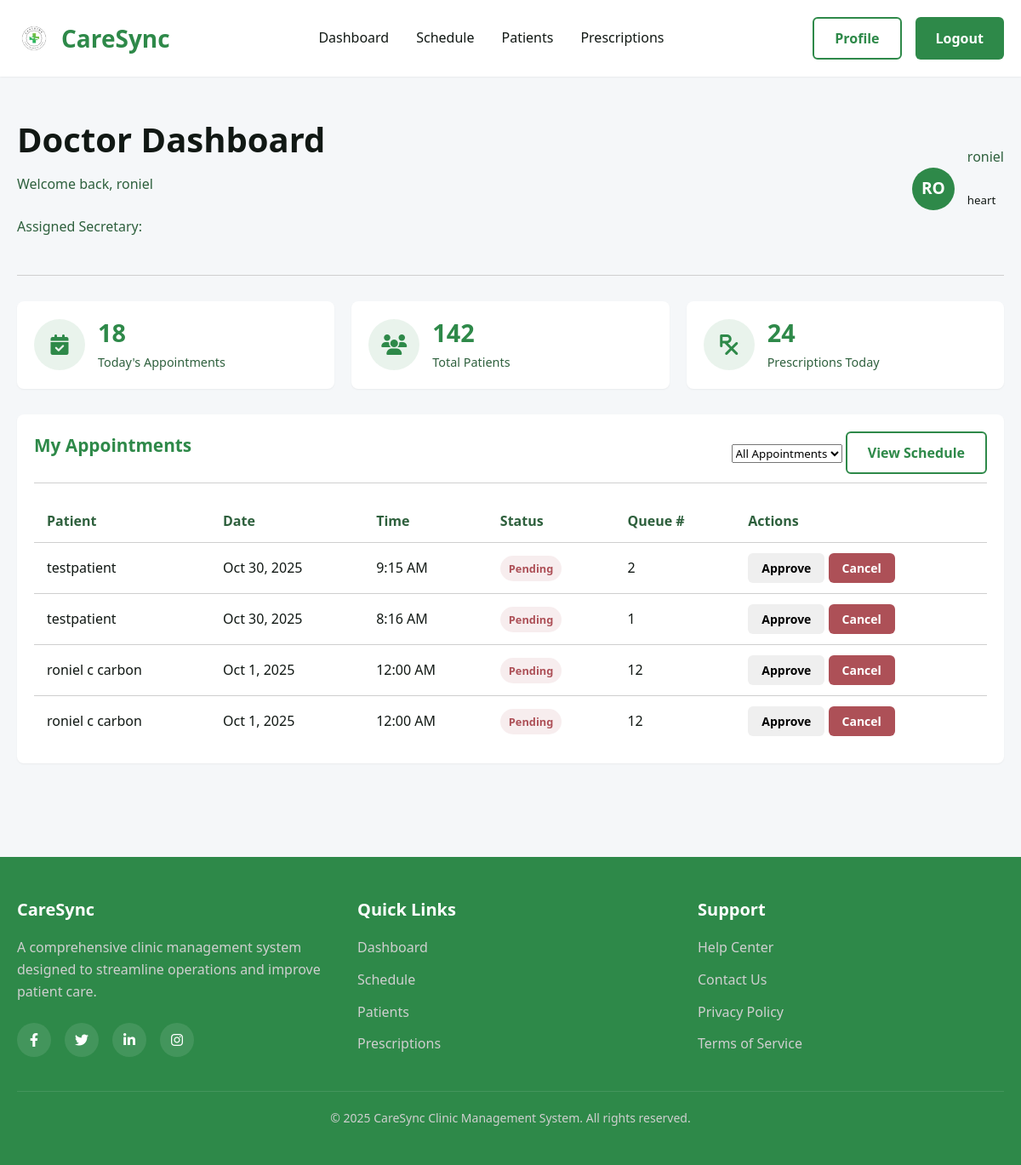
The app's page /views/doctor/Doctor_Dashboard1.php (signed in), older data.
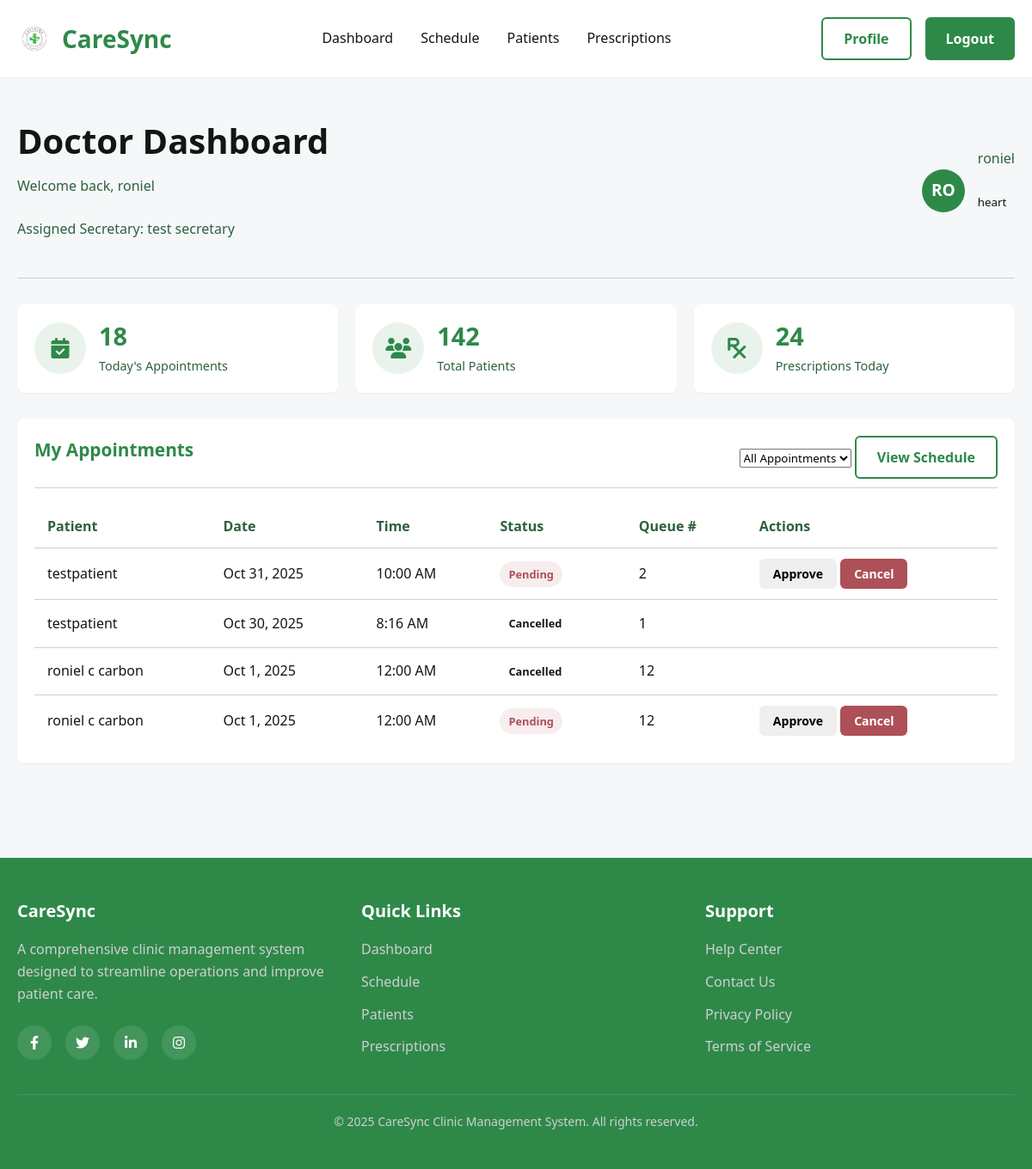
The same page, newer data.
### tables this page shows
CREATE TABLE `doctors` (
  `doctor_id` int(11) NOT NULL,
  `user_id` int(11) NOT NULL,
  `assigned_secretary_id` int(11) DEFAULT NULL,
  `phone` varchar(20) DEFAULT NULL,
  `address` varchar(255) DEFAULT NULL,
  `license_no` varchar(50) NOT NULL,
  `specialization` varchar(100) DEFAULT NULL,
  `years_experience` int(11) DEFAULT NULL,
  `clinic_room` varchar(50) DEFAULT NULL,
  `status` enum('active','inactive') NOT NULL DEFAULT 'active'
);

CREATE TABLE `users` (
  `id` int(11) NOT NULL,
  `name` varchar(100) NOT NULL,
  `email` varchar(100) NOT NULL,
  `password` varchar(255) NOT NULL,
  `role` enum('patient','doctor','secretary','admin') NOT NULL,
  `is_active` tinyint(1) DEFAULT 1,
  `created_at` timestamp NOT NULL DEFAULT current_timestamp()
);

CREATE TABLE `appointments` (
  `appointment_id` int(11) NOT NULL,
  `patient_id` int(11) NOT NULL,
  `doctor_id` int(11) NOT NULL,
  `appointment_date` date NOT NULL,
  `appointment_time` time NOT NULL,
  `status` enum('pending','approved','completed','cancelled') DEFAULT 'pending',
  `reason` text DEFAULT NULL,
  `diagnosis` text DEFAULT NULL,
  `notes` text DEFAULT NULL,
  `queue_number` int(11) DEFAULT NULL,
  `created_at` timestamp NOT NULL DEFAULT current_timestamp(),
  `updated_at` timestamp NOT NULL DEFAULT current_timestamp() ON UPDATE current_timestamp()
);

### controllers/appointment/AppointmentController.php (called while the page is built, shortened)
<?php
require_once __DIR__ . '/../../config/db_connect.php';
require_once __DIR__ . '/../../model/AppointmentsModel.php';
require_once __DIR__ . '/../../model/DoctorModel.php';
class AppointmentController {
     private $appointmentsModel;
    private $doctorModel;
    public function __construct($conn) {
        $this->appointmentsModel = new AppointmentsModel($conn);
        $this->doctorModel = new DoctorModel($conn);
    }
    public function getDoctorAppointments() {
        try {
            $userId = $_SESSION['user_id'] ?? null;
            $doctor = $this->doctorModel->getDoctorByUserId($userId);
            $appointments = $this->appointmentsModel->getDoctorAppointments($doctor['doctor_id']);
            return [
                'success' => true,
                'appointments' => $appointments
            ];
        } catch (Exception $e) {
            return [
                'success' => false,
                'message' => 'Error fetching appointments: ' . $e->getMessage()
            ];
        }
    }
}
?>

### model/DoctorModel.php (called while the page is built, shortened)
<?php
class DoctorModel {
    private $conn;
    public function __construct($conn) {
        $this->conn = $conn;
    }
    public function getDoctorByUserId($user_id) {
        $sql = "
           SELECT
                u.id,
                u.name,
                u.email,
                u.role,
                d.doctor_id,
                d.phone,
                d.address,
                d.license_no,
                d.specialization,
                d.years_experience,
                d.assigned_secretary_id,
                su.name AS secretary_name
            FROM users u
            JOIN doctors d
                ON u.id = d.user_id
            LEFT JOIN secretaries s
                ON d.assigned_secretary_id = s.secretary_id
            LEFT JOIN users su
                ON s.user_id = su.id
            WHERE u.id = ?;
        ";
        $stmt = $this->conn->prepare($sql);
        $stmt->bind_param("i", $user_id);
        $stmt->execute();
        $result = $stmt->get_result();
        return $result->fetch_assoc();
    }
}
?>

### model/AppointmentsModel.php (called while the page is built, shortened)
<?php
class appointmentsModel{
    private $conn;
    public function __construct($conn){
        $this->conn = $conn;
    }
    public function getDoctorAppointments($doctorId) {
        $sql = "SELECT
                    a.appointment_id,
                    a.patient_id,
                    a.doctor_id,
                    a.appointment_date,
                    a.appointment_time,
                    a.status,
                    a.reason,
                    a.queue_number,
                    p.patient_id,
                    u.name as patient_name,
                    d.doctor_id,
                    du.name as doctor_name
                FROM appointments a
                JOIN patients p ON a.patient_id = p.patient_id
                JOIN users u ON p.user_id = u.id
                JOIN doctors d ON a.doctor_id = d.doctor_id
                JOIN users du ON d.user_id = du.id
                WHERE a.doctor_id = ?
                ORDER BY a.appointment_date DESC, a.appointment_time DESC";
        $stmt = $this->conn->prepare($sql);
        if ($stmt) {
            $stmt->bind_param("i", $doctorId);
            $stmt->execute();
            $result = $stmt->get_result();
            $appointments = [];
            while ($row = $result->fetch_assoc()) {
                $appointments[] = $row;
            }
            return $appointments;
        } else {
            throw new Exception("Failed to prepare statement: " . $this->conn->error);
        }
    }
}
?>

### views/doctor/Doctor_DashBoard1.php (the view, shortened to what this page needs)
<?php
require_once __DIR__ . '/../../controllers/admin/DoctorController.php';
require_once '../../controllers/appointment/AppointmentController.php';
$doctorId = intval($_SESSION['user_id']);
$doctorController = new DoctorController($conn);
$doctor = $doctorController->getDoctorData($doctorId);
$appointmentController = new AppointmentController($conn);
$appointmentsData = $appointmentController->getDoctorAppointments();
$todaysAppointments = $appointmentsData['success'] ? $appointmentsData['appointments'] : [];
?>
<!DOCTYPE html>
<html lang="en">
<head>
    <link rel="stylesheet" href="https://cdnjs.cloudflare.com/ajax/libs/font-awesome/6.4.0/css/all.min.css">
</head>
<body>
    <header>
        <div class="container">
            <div class="header-content">
                <a href="#" class="logo" onclick="showPage('dashboard')">
                    <img src="../../assets/images/3.png" alt="CareSync Logo" class="logo-image">
                    <span>CareSync</span>
                </a>
                <nav class="nav-links">
                    <a onclick="showPage('dashboard')">Dashboard</a>
                    <a onclick="showPage('schedule')">Schedule</a>
                    <a onclick="showPage('patients')">Patients</a>
                    <a onclick="showPage('prescriptions')">Prescriptions</a>
                </nav>
                <div class="nav-actions">
                    <button class="btn btn-secondary" onclick="showModal('profile-modal')">Profile</button>
                    <button class="btn btn-primary" onclick="window.location.href='../../controllers/auth/logout.php'">Logout</button>
                </div>
            </div>
        </div>
    </header>
    <section id="dashboard" class="page active">
        <div class="container">
            <div class="dashboard-header">
                <div>
                    <h1>Doctor Dashboard</h1>
                    <p>Welcome back, <?= htmlspecialchars($doctor['name']) ?></p>
                    <p>Assigned Secretary: <?= htmlspecialchars($doctor['secretary_name']) ?></p>
                </div>
                <div class="user-info">
                    <div class="user-avatar"><?= strtoupper(substr($doctor['name'], 0, 2)) ?></div>
                    <div>
                        <p><?= htmlspecialchars($doctor['name']) ?></p>
                        <small><?php echo isset($doctor['specialization']) ? htmlspecialchars($doctor['specialization']) : 'N/A'; ?></p></small>
                    </div>
                </div>
            </div>
            <div class="stats-grid">
                <div class="stat-card">
                    <div class="stat-icon">
                        <i class="fas fa-calendar-check"></i>
                    </div>
                    <div class="stat-info">
                        <h3>18</h3>
                        <p>Today's Appointments</p>
                    </div>
                </div>
                <div class="stat-card">
                    <div class="stat-icon">
                        <i class="fas fa-users"></i>
                    </div>
                    <div class="stat-info">
                        <h3>142</h3>
                        <p>Total Patients</p>
                    </div>
                </div>
                <div class="stat-card">
                    <div class="stat-icon">
                        <i class="fas fa-prescription"></i>
                    </div>
                    <div class="stat-info">
                        <h3>24</h3>
                        <p>Prescriptions Today</p>
                    </div>
                </div>
            </div>
            <div class="dashboard-grid">
                <div class="left-column">
                    <div class="card">
                        <div class="card-header">
                            <h2>My Appointments</h2>
                            <div class="filter-options">
                                <select id="appointment-filter" onchange="filterAppointments()">
                                    <option value="all">All Appointments</option>
                                </select>
                                <button class="btn btn-secondary" onclick="showPage('schedule')">View Schedule</button>
                            </div>
                        </div>
                        <table class="appointments-table">
                            <thead>
                                <tr>
                                    <th>Patient</th>
                                    <th>Date</th>
                                    <th>Time</th>
                                    <th>Status</th>
                                    <th>Queue #</th>
                                    <th>Actions</th>
                                </tr>
                            </thead>
                            <tbody id="appointments-tbody">
                                <?php if (empty($todaysAppointments)): ?>
                                    <tr>
                                        <td colspan="7" class="text-center">No appointments found</td>
                                    </tr>
                                <?php else: ?>
                                    <?php foreach ($todaysAppointments as $appointment): ?>
                                    <tr data-appointment-id="<?php echo $appointment['appointment_id']; ?>"
                                        data-date="<?php echo $appointment['appointment_date']; ?>"
                                        data-status="<?php echo $appointment['status']; ?>">
                                        <td><?php echo htmlspecialchars($appointment['patient_name']); ?></td>
                                        <td><?php echo date('M j, Y', strtotime($appointment['appointment_date'])); ?></td>
                                        <td><?php echo date('g:i A', strtotime($appointment['appointment_time'])); ?></td>
                                        <td>
                                            <span class="status-badge status-<?php echo $appointment['status']; ?>">
                                                <?php echo ucfirst($appointment['status']); ?>
                                            </span>
                                        </td>
                                        <td><?php echo $appointment['queue_number'] ?: 'N/A'; ?></td>
                                        <td>
                                            <?php if ($appointment['status'] === 'pending'): ?>
                                                <button class="btn btn-sm btn-success" onclick="updateAppointmentStatus(<?php echo $appointment['appointment_id']; ?>, 'approved')">Approve</button>
                                                <button class="btn btn-sm btn-danger" onclick="updateAppointmentStatus(<?php echo $appointment['appointment_id']; ?>, 'cancelled')">Cancel</button>
                                            <?php elseif ($appointment['status'] === 'approved'): ?>
                                                <button class="btn btn-sm btn-primary" onclick="updateAppointmentStatus(<?php echo $appointment['appointment_id']; ?>, 'completed')">Complete</button>
                                                <button class="btn btn-sm btn-warning" onclick="showAppointmentDetails(<?php echo $appointment['appointment_id']; ?>)">Details</button>
                                            <?php else: ?>
                                            <?php endif; ?>
                                        </td>
                                    </tr>
                                    <?php endforeach; ?>
                                <?php endif; ?>
                            </tbody>
                        </table>
                    </div>
                </div>
            </div>
        </div>
    </section>
    <footer>
        <div class="container">
            <div class="footer-content">
                <div class="footer-column">
                    <h3>CareSync</h3>
                    <p>A comprehensive clinic management system designed to streamline operations and improve patient care.</p>
                    <div class="social-links">
                        <a><i class="fab fa-facebook-f"></i></a>
                        <a><i class="fab fa-twitter"></i></a>
                        <a><i class="fab fa-linkedin-in"></i></a>
                        <a><i class="fab fa-instagram"></i></a>
                    </div>
                </div>
                <div class="footer-column">
                    <h3>Quick Links</h3>
                    <ul>
                        <li><a onclick="showPage('dashboard')">Dashboard</a></li>
                        <li><a onclick="showPage('schedule')">Schedule</a></li>
                        <li><a onclick="showPage('patients')">Patients</a></li>
                        <li><a onclick="showPage('prescriptions')">Prescriptions</a></li>
                    </ul>
                </div>
                <div class="footer-column">
                    <h3>Support</h3>
                    <ul>
                        <li><a>Help Center</a></li>
                        <li><a>Contact Us</a></li>
                        <li><a>Privacy Policy</a></li>
                        <li><a>Terms of Service</a></li>
                    </ul>
                </div>
            </div>
            <div class="copyright">
                <p>&copy; 2025 CareSync Clinic Management System. All rights reserved.</p>
            </div>
        </div>
    </footer>
</body>
</html>

Row changes from the older to the newer data that the page shows:
changed doctors "heart": users.name (not shown) → "test secretary"
changed appointments: appointment_date "Oct 30, 2025" → "Oct 31, 2025"; appointment_time "9:15 AM" → "10:00 AM"
changed appointments "Oct 30, 2025": status "Pending" → "Cancelled"; no longer shows "Approve Cancel"
changed appointments (number 3 of 4 on the later page): status "Pending" → "Cancelled"; no longer shows "Approve Cancel"
